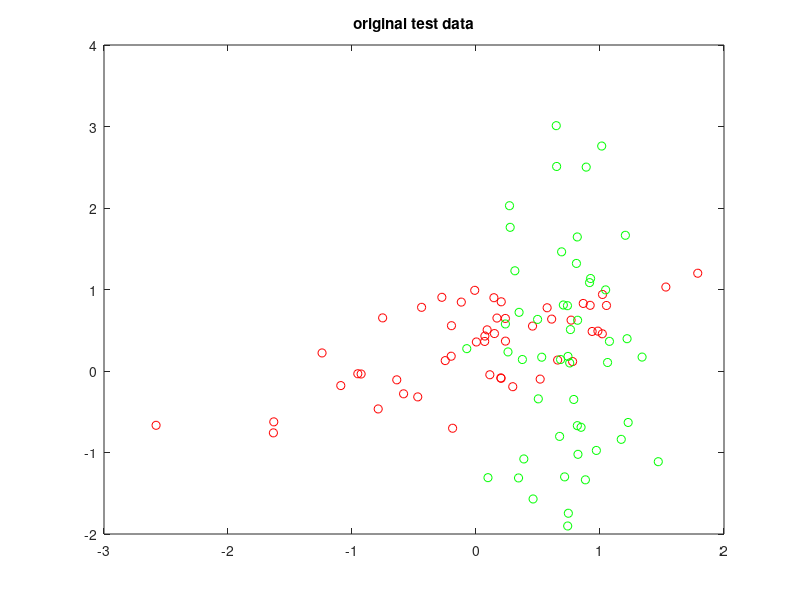
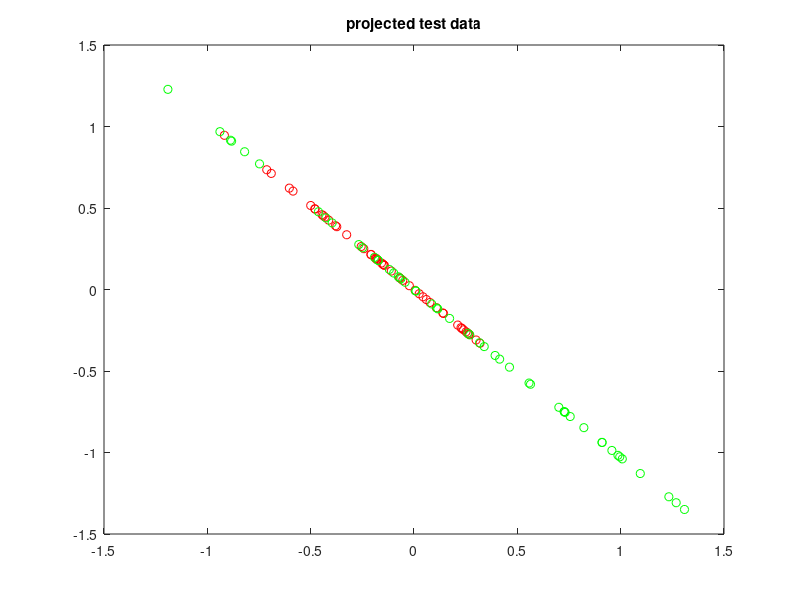
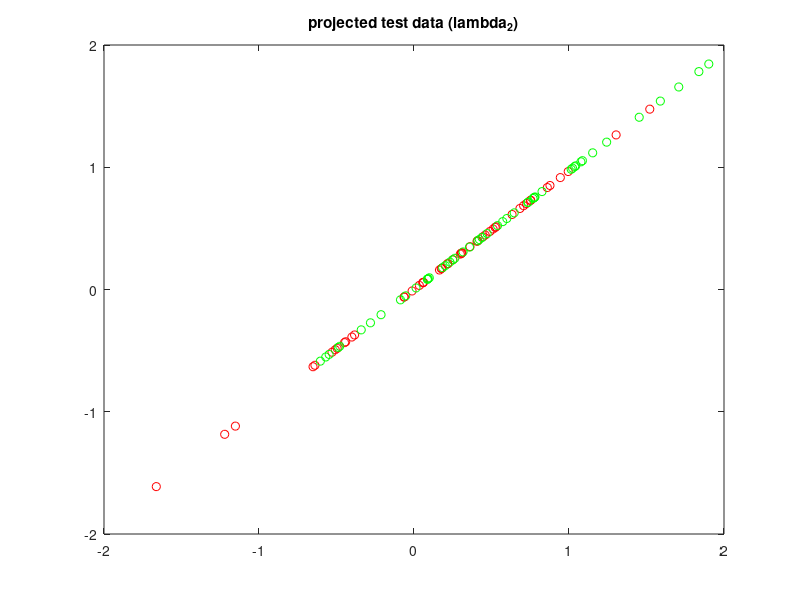

These charts were generated, in order, by the following MATLAB code:
%% Generate dataset
D = 2; % num dimensions
C = 2; % num classes
N = 100; % num data per class
close all

ms = rand(D,C);
vars = zeros(D,D,C);

A = zeros(D,N/2,C);
test = zeros(D,N/2,C);
S = zeros(D,D,C);
for i = 1:C
    vs = rand(D,D)*2-1;
    vars(:,:,i) = vs*vs';
    A(:,:,i) = mvnrnd(ms(:,i),vars(:,:,i),N/2)';
    test(:,:,i) = mvnrnd(ms(:,i),vars(:,:,i),N/2)';
    S(:,:,i) = A(:,:,i)*A(:,:,i)';
end

St = S(:,:,1)+S(:,:,2);
[U,V] = eigs(St);
P = U*inv(V)^(.5);

Sp1 = P'*S(:,:,1)*P;
Sp2 = P'*S(:,:,2)*P;
[q1,v1] = eigs(Sp1);
v = diag(v1);
proj1 = q1(:,1);
proj2 = q1(:,2);


subsp1 = proj1*proj1'*test(:,:,1);
subsp2 = proj1*proj1'*test(:,:,2);

plot(test(1,:,1),test(2,:,1),'ro',test(1,:,2),test(2,:,2),'go')
title('original test data')
figure
plot(subsp1(1,:),subsp1(2,:),'ro',subsp2(1,:),subsp2(2,:),'go')
title('projected test data')

subsp12 = proj2*proj2'*test(:,:,1);
subsp22 = proj2*proj2'*test(:,:,2);
figure
plot(subsp12(1,:),subsp12(2,:),'ro',subsp22(1,:),subsp22(2,:),'go')
title('projected test data (lambda_2)')
